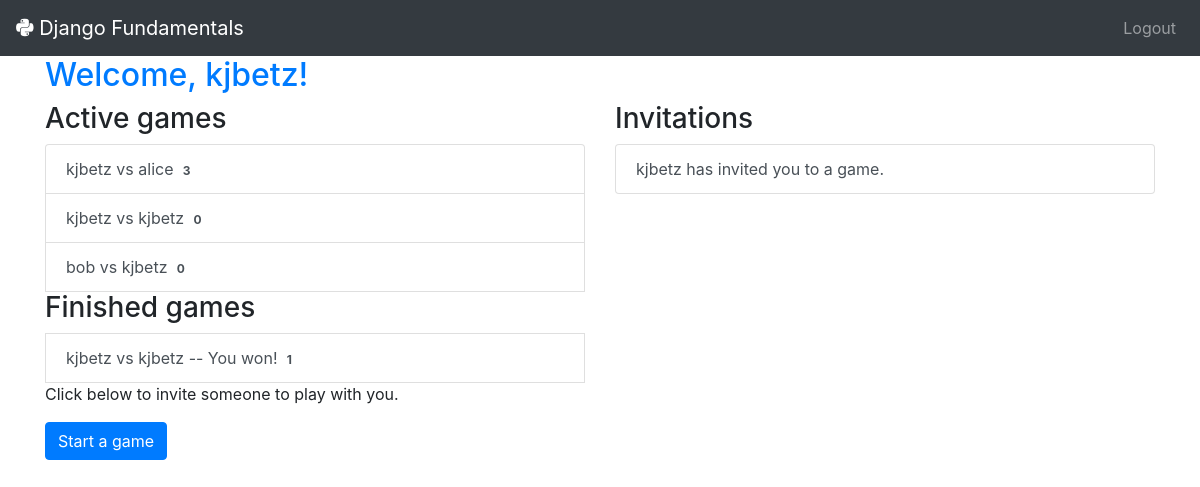
/player/home (signed in), run on the app's committed database.
### gameplay/models.py (models this page shows, shortened)
@python_2_unicode_compatible
class Game(models.Model):
    first_player = models.ForeignKey(
        User, on_delete=models.DO_NOTHING, related_name="games_first_player")
    second_player = models.ForeignKey(
        User, on_delete=models.DO_NOTHING, related_name="games_second_player")
    start_time = models.DateTimeField(auto_now_add=True)
    last_active = models.DateTimeField(auto_now=True)
    status = models.CharField(
        max_length=1, default='F', choices=GAME_STATUS_CHOICES)
    objects = GamesQuerySet.as_manager()
    def get_absolute_url(self):
        return reverse('gameplay_detail', args=[self.id])
    def __str__(self):
        return "{0} vs {1}".format(self.first_player, self.second_player)

### player/models.py (models this page shows)
class Invitation(models.Model):
    from_user = models.ForeignKey(
        User, on_delete=models.CASCADE, related_name="invitations_sent")
    to_user = models.ForeignKey(
        User, on_delete=models.CASCADE,
        related_name="invitations_received",
        verbose_name="User to invite",
        help_text="Please select the user you want to play a game with.",)
    message = models.CharField(max_length=300, blank=True, verbose_name="Optional message",
                               help_text="It's always nice to add a friendly message!")
    timestamp = models.DateTimeField(auto_now_add=True)

### player/views.py (the view)
# urls.py: path('home', home, name="player_home"),
@login_required
def home(request):
    my_games = Game.objects.games_for_user(request.user)
    active_games = my_games.active()
    finished_games = my_games.difference(active_games)
    invitations = request.user.invitations_received.all()
    return render(request, "player/home.html", {'active_games': active_games, 'finished_games': finished_games, 'invitations': invitations})

### gameplay/models.py (called while the page is built)
    def games_for_user(self, user):
        return self.filter(
            Q(first_player=user) | Q(second_player=user)
        )

    def active(self):
        return self.filter(
            Q(status='F') | Q(status='S')
        )

### templates/player/home.html (shortened to what this page needs)
{% extends "base.html" %}
{% block content %}
  <h2 class="text-primary">Welcome, {{ user.username }}!</h2>
  <div class="row">
    <div class="col-md-6">
      <h3>Active games</h3>
      {% include "player/games_list_snippet.html" with games_list=active_games %}
      <h3>Finished games</h3>
      {% include "player/games_list_snippet.html" with games_list=finished_games %}
      <p>Click below to invite someone to play with you.</p>
      <p><a class="btn btn-primary" href="{% url 'player_new_invitation' %}">Start a game</a></p>
    </div>
    <div class="col-md-6">
      <h3>Invitations</h3>
    {% if invitations %}
      <div class="list-group">
      {% for invitation in invitations %}
        <a class="list-group-item list-group-item-action" href="{% url 'player_accept_invitation' id=invitation.id %}">{{ invitation.from_user.username }} has invited you to a game.</a>
      {% endfor %}
      </div>
    {% else %}
      <p>You have no invitations.</p>
    {% endif %}
    </div>
  </div>
{% endblock %}

### templates/player/games_list_snippet.html
{% if games_list %}
  <ul class="list-group">
  {% for game in games_list %}
    <a class="list-group-item list-group-item-action" href="{{ game.get_absolute_url }}">
      {{ game }}
      {% if game.status not in 'FS' %}
        {% if game.status == 'D' %}
          -- Draw
        {% elif game.status == 'W' and game.first_player %}
          -- You won!
        {% elif game.status == 'L' and game.second_player %}
          -- You lost
        {% endif %}
      {% endif %}
        <span class="badge">{{ game.move_set.count }}</span>
    <a>
  {% endfor %}
  </ul>
{% endif %}

### data on the page
Game: first_player+second_player "kjbetz vs alice", move_set.count "3"
Game: first_player+second_player "kjbetz vs kjbetz", move_set.count "0"
Game: first_player+second_player "bob vs kjbetz", move_set.count "0"
Game: first_player+second_player "kjbetz vs kjbetz", status "-- You won!", move_set.count "1"
Invitation: from_user.username "kjbetz"

### other printed values
{{ user.username }} "kjbetz"
